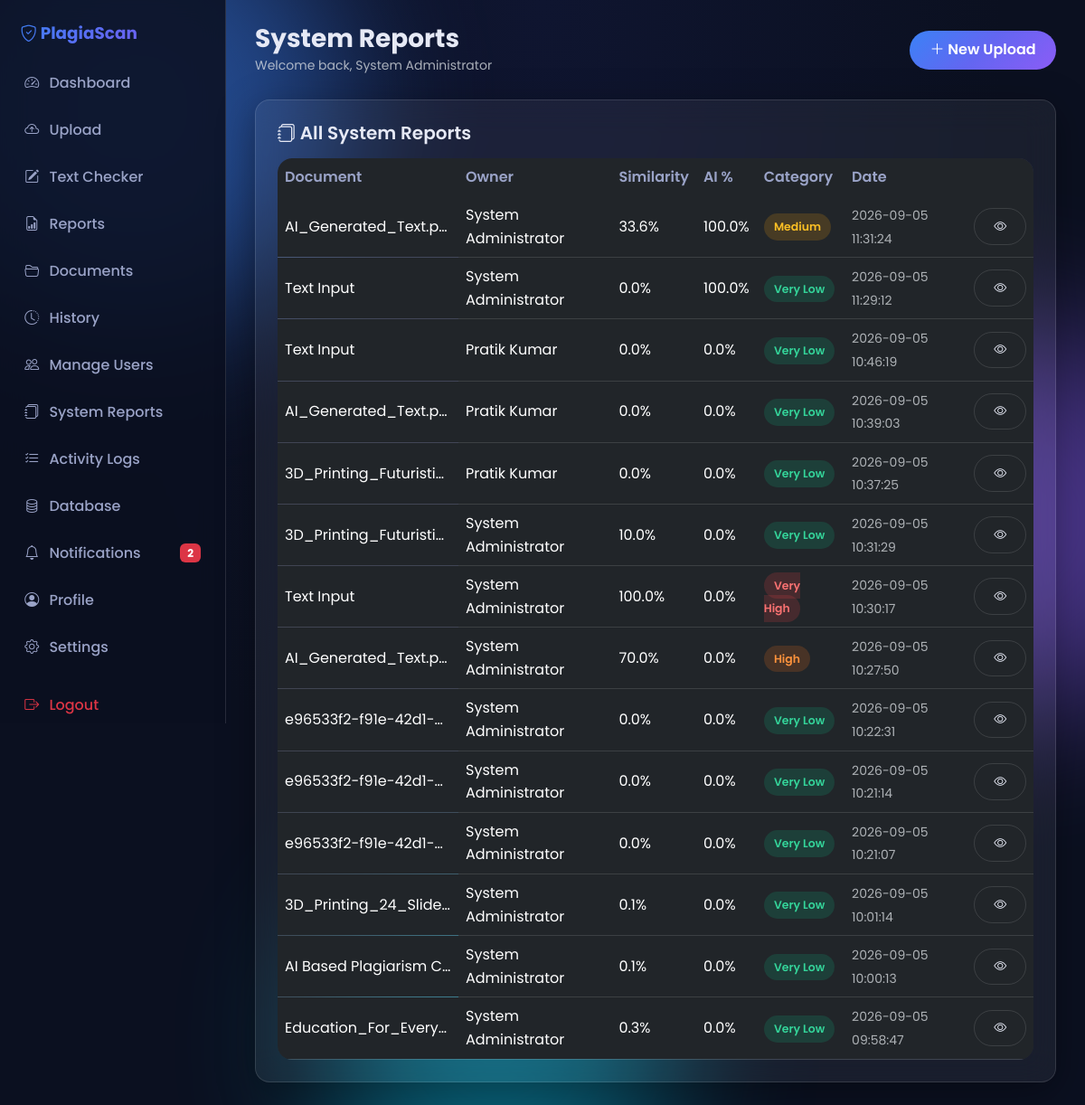
The app's page /authority/reports (signed in) with its own data.
### tables this page shows
CREATE TABLE users (
  id              INTEGER PRIMARY KEY AUTOINCREMENT,
  role_id         INTEGER NOT NULL,
  full_name       TEXT NOT NULL,
  email           TEXT NOT NULL UNIQUE,
  password_hash   TEXT NOT NULL,
  phone           TEXT,
  avatar_url      TEXT,
  department      TEXT,
  is_active       INTEGER NOT NULL DEFAULT 1,
  reset_token     TEXT,
  reset_expires   TEXT,
  created_at      TEXT DEFAULT CURRENT_TIMESTAMP,
  updated_at      TEXT DEFAULT CURRENT_TIMESTAMP,
  FOREIGN KEY (role_id) REFERENCES roles(id) ON DELETE RESTRICT
);

CREATE TABLE reports (
  id                  INTEGER PRIMARY KEY AUTOINCREMENT,
  document_id         INTEGER NOT NULL,
  user_id             INTEGER NOT NULL,
  similarity_percent  REAL NOT NULL DEFAULT 0,
  original_percent    REAL NOT NULL DEFAULT 0,
  ai_probability      REAL NOT NULL DEFAULT 0,
  human_probability   REAL NOT NULL DEFAULT 0,
  confidence_score    REAL NOT NULL DEFAULT 0,
  category            TEXT NOT NULL DEFAULT 'Very Low',
  matched_paragraphs   TEXT,
  summary             TEXT,
  scan_status         TEXT NOT NULL DEFAULT 'completed',
  copyleaks_scan_id   TEXT,
  error_message       TEXT,
  created_at          TEXT DEFAULT CURRENT_TIMESTAMP,
  FOREIGN KEY (document_id) REFERENCES documents(id) ON DELETE CASCADE,
  FOREIGN KEY (user_id) REFERENCES users(id) ON DELETE CASCADE
);

CREATE TABLE documents (
  id              INTEGER PRIMARY KEY AUTOINCREMENT,
  user_id         INTEGER NOT NULL,
  original_name   TEXT NOT NULL,
  stored_name     TEXT NOT NULL,
  file_path       TEXT NOT NULL,
  file_type       TEXT NOT NULL,
  file_size       INTEGER NOT NULL DEFAULT 0,
  title           TEXT,
  extracted_text  TEXT,
  text_hash       TEXT,
  status          TEXT NOT NULL DEFAULT 'uploaded',
  created_at      TEXT DEFAULT CURRENT_TIMESTAMP,
  FOREIGN KEY (user_id) REFERENCES users(id) ON DELETE CASCADE
);

### backend/routes/authority.py (the view)
@bp.route("/reports")
@login_required
@role_required("authority")
def reports():
    reports = list_all_reports()
    return render_template("authority/reports.html", reports=reports)

### backend/app.py (called while the page is built)
def _inject_current_user():
    from utils.auth import current_user
    return {"current_user": current_user()}

### backend/db.py (called while the page is built)
def _get_sqlite_conn():
    conn = getattr(_sqlite_local, "conn", None)
    if conn is None:
        conn = sqlite3.connect(SQLITE_PATH)
        conn.row_factory = sqlite3.Row
        conn.execute("PRAGMA foreign_keys = ON;")
        _sqlite_local.conn = conn
    return conn

def get_conn():
    if DB_BACKEND == "mysql":
        if not _HAS_PYMYSQL:
            raise RuntimeError("DB_BACKEND=mysql but PyMySQL is not installed. Run: pip install pymysql")
        return _get_mysql_conn()
    return _get_sqlite_conn()

def _convert_sql(sql):
    if DB_BACKEND == "sqlite":
        return sql.replace("%s", "?")
    return sql

def query(sql, params=None):
    params = params or []
    conn = get_conn()
    try:
        cur = conn.cursor()
        cur.execute(_convert_sql(sql), params)
        rows = cur.fetchall()
        if DB_BACKEND == "sqlite":
            return [dict(r) for r in rows]
        return list(rows)
    finally:
        if DB_BACKEND == "mysql":
            conn.close()

def query_one(sql, params=None):
    params = params or []
    conn = get_conn()
    try:
        cur = conn.cursor()
        cur.execute(_convert_sql(sql), params)
        row = cur.fetchone()
        if row is None:
            return None
        if DB_BACKEND == "sqlite":
            return dict(row)
        return dict(row)
    finally:
        if DB_BACKEND == "mysql":
            conn.close()

### backend/models.py (called while the page is built)
def get_user_by_id(user_id: int):
    return query_one("SELECT * FROM users WHERE id = %s", [user_id])

def list_all_reports():
    return query(
        "SELECT r.*, d.original_name, d.title AS doc_title, u.full_name AS owner_name "
        "FROM reports r JOIN documents d ON r.document_id = d.id "
        "JOIN users u ON r.user_id = u.id ORDER BY r.id DESC"
    )

def unread_notification_count(user_id: int):
    row = query_one("SELECT COUNT(*) AS c FROM notifications WHERE user_id = %s AND is_read = 0", [user_id])
    return row["c"] if row else 0

### backend/routes/pages.py (called while the page is built)
def inject_unread_count():
    if "user_id" in session:
        return {"unread_count": unread_notification_count(session["user_id"])}
    return {"unread_count": 0}

### backend/utils/auth.py (called while the page is built)
def login_required(f):
    @wraps(f)
    def wrapper(*args, **kwargs):
        if "user_id" not in session:
            flash("Please log in to continue.", "warning")
            return redirect(url_for("auth.login"))
        return f(*args, **kwargs)
    return wrapper

### templates/authority/reports.html (shortened to what this page needs)
{% extends "dash_base.html" %}
{% block dash_title %}System Reports{% endblock %}
{% block dash_content %}
<div class="glass p-4">
  <h5 class="fw-semibold mb-3"><i class="bi bi-journals"></i> All System Reports</h5>
  <div class="table-glass">
    <table class="table table-hover">
      <thead><tr><th>Document</th><th>Owner</th><th>Similarity</th><th>AI %</th><th>Category</th><th>Date</th><th></th></tr></thead>
      <tbody>
      {% for r in reports %}
      <tr>
        <td class="text-truncate" style="max-width:200px">{{ r.original_name }}</td>
        <td>{{ r.owner_name }}</td>
        <td>{{ r.similarity_percent }}%</td>
        <td>{{ r.ai_probability }}%</td>
        <td><span class="badge-cat {% if r.similarity_percent <= 10 %}cat-very-low{% elif r.similarity_percent <= 30 %}cat-low{% elif r.similarity_percent <= 50 %}cat-medium{% elif r.similarity_percent <= 75 %}cat-high{% else %}cat-very-high{% endif %}">{{ r.category }}</span></td>
        <td><small class="text-muted">{{ r.created_at }}</small></td>
        <td><a href="{{ url_for('pages.view_report', report_id=r.id) }}" class="btn btn-sm btn-outline-glass"><i class="bi bi-eye"></i></a></td>
      </tr>
      {% endfor %}
      </tbody>
    </table>
  </div>
</div>
{% endblock %}

### templates/dash_base.html (shortened to what this page needs)
{% extends "base.html" %}
{% block body %}
<div class="dash-shell">
  <aside class="dash-sidebar">
    <div class="brand"><i class="bi bi-shield-check"></i> PlagiaScan</div>
    {% set role = current_user.role %}
    {% set dash_url = url_for(role ~ '.dashboard') %}
    <a href="{{ dash_url }}" class="{% if request.endpoint and request.endpoint.endswith('dashboard') %}active{% endif %}">
      <i class="bi bi-speedometer2"></i> Dashboard
    </a>
    <a href="{{ url_for('pages.upload_page') }}"><i class="bi bi-cloud-arrow-up"></i> Upload</a>
    <a href="{{ url_for('pages.text_checker') }}"><i class="bi bi-pencil-square"></i> Text Checker</a>
    <a href="{{ url_for('pages.reports_list') }}"><i class="bi bi-file-earmark-bar-graph"></i> Reports</a>
    <a href="{{ url_for('pages.documents_list') }}"><i class="bi bi-folder2-open"></i> Documents</a>
    <a href="{{ url_for('pages.history') }}"><i class="bi bi-clock-history"></i> History</a>
    {% if role == 'authority' %}
      <a href="{{ url_for('authority.users') }}"><i class="bi bi-people"></i> Manage Users</a>
      <a href="{{ url_for('authority.reports') }}"><i class="bi bi-journals"></i> System Reports</a>
      <a href="{{ url_for('authority.activity_logs') }}"><i class="bi bi-list-check"></i> Activity Logs</a>
      <a href="{{ url_for('authority.database') }}"><i class="bi bi-database"></i> Database</a>
    {% endif %}
    <a href="{{ url_for('pages.notifications') }}">
      <i class="bi bi-bell"></i> Notifications
      {% if unread_count %}<span class="badge bg-danger ms-auto">{{ unread_count }}</span>{% endif %}
    </a>
    <a href="{{ url_for('pages.profile') }}"><i class="bi bi-person-circle"></i> Profile</a>
    <a href="{{ url_for('pages.settings') }}"><i class="bi bi-gear"></i> Settings</a>
    <a href="{{ url_for('auth.logout') }}" class="mt-3 text-danger"><i class="bi bi-box-arrow-right"></i> Logout</a>
  </aside>
  <main class="dash-main">
    <div class="dash-topbar">
      <div>
        <h3 class="fw-bold mb-0">{% block dash_title %}Dashboard{% endblock %}</h3>
        <small class="text-muted">Welcome back, {{ current_user.full_name }}</small>
      </div>
      <div class="d-flex gap-2 align-items-center">
        <a href="{{ url_for('pages.upload_page') }}" class="btn btn-grad"><i class="bi bi-plus-lg"></i> New Upload</a>
      </div>
    </div>
    {% block dash_content %}{% endblock %}
  </main>
</div>
{% endblock %}

### static/css/style.css (style rules this page uses)
* { box-sizing: border-box; }
html { scroll-behavior: smooth; }
body { margin: 0; font-family: 'Poppins', system-ui, -apple-system, sans-serif; background: var(--bg-0); color: var(--text); line-height: 1.6; min-height: 100vh; overflow-x: hidden; }
a { color: var(--primary-2); text-decoration: none; }
.glass { background: var(--glass); backdrop-filter: blur(18px); -webkit-backdrop-filter: blur(18px); border: 1px solid var(--glass-border); border-radius: var(--radius); box-shadow: var(--shadow); }
.btn-grad { background: var(--grad); border: none; color: #fff; font-weight: 600; padding: 0.6rem 1.4rem; border-radius: 50px; transition: transform .2s, box-shadow .2s; }
.btn-outline-glass { background: transparent; border: 1px solid var(--glass-border); color: var(--text); border-radius: 50px; padding: 0.55rem 1.3rem; font-weight: 500; transition: all .2s; }
.dash-shell { display: grid; grid-template-columns: 250px 1fr; min-height: 100vh; }
.dash-sidebar { background: rgba(11,16,32,0.85); backdrop-filter: blur(16px); border-right: 1px solid var(--glass-border); padding: 1.4rem 0.8rem; position: sticky; top: 0; height: 100vh; overflow-y: auto; }
.dash-sidebar .brand { font-weight: 700; font-size: 1.15rem; background: var(--grad); -webkit-background-clip: text; background-clip: text; -webkit-text-fill-color: transparent; padding: 0 0.6rem 1rem; }
.dash-sidebar a { display: flex; align-items: center; gap: 0.7rem; padding: 0.7rem 0.9rem; border-radius: var(--radius-sm); color: var(--text-muted); font-weight: 500; margin-bottom: 0.25rem; transition: all .2s; }
.dash-main { padding: 1.6rem 2rem; }
.dash-topbar { display: flex; justify-content: space-between; align-items: center; margin-bottom: 1.6rem; }
.table-glass { background: var(--glass); border-radius: var(--radius); overflow: hidden; }
.table-glass table { margin: 0; color: var(--text); }
.table-glass thead { background: rgba(99,102,241,0.15); }
.table-glass th { color: var(--text-muted); font-weight: 600; border: none; }
.table-glass td { border-color: var(--glass-border); vertical-align: middle; }
.badge-cat { padding: 0.4rem 0.7rem; border-radius: 50px; font-weight: 600; font-size: 0.78rem; }
.cat-very-low { background: rgba(16,185,129,0.18); color: #34d399; }
.cat-medium { background: rgba(245,158,11,0.18); color: #fbbf24; }
.cat-high { background: rgba(249,115,22,0.18); color: #fb923c; }
.cat-very-high { background: rgba(239,68,68,0.18); color: #f87171; }

### records on screen
users: full_name "System Administrator"
reports: original_name "AI_Generated_Text.p…", owner_name "System Administrator", similarity_percent "33.6", ai_probability "100.0", category "Medium", created_at "2026-09-05 11:31:24"
reports: original_name "Text Input", owner_name "System Administrator", similarity_percent "0.0", ai_probability "100.0", category "Very Low", created_at "2026-09-05 11:29:12"
reports: original_name "Text Input", owner_name "Pratik Kumar", similarity_percent "0.0", ai_probability "0.0", category "Very Low", created_at "2026-09-05 10:46:19"
reports: original_name "AI_Generated_Text.p…", owner_name "Pratik Kumar", similarity_percent "0.0", ai_probability "0.0", category "Very Low", created_at "2026-09-05 10:39:03"
reports: original_name "3D_Printing_Futuristi…", owner_name "Pratik Kumar", similarity_percent "0.0", ai_probability "0.0", category "Very Low", created_at "2026-09-05 10:37:25"
reports: original_name "3D_Printing_Futuristi…", owner_name "System Administrator", similarity_percent "10.0", ai_probability "0.0", category "Very Low", created_at "2026-09-05 10:31:29"
reports: original_name "Text Input", owner_name "System Administrator", similarity_percent "100.0", ai_probability "0.0", category "Very High", created_at "2026-09-05 10:30:17"
reports: original_name "AI_Generated_Text.p…", owner_name "System Administrator", similarity_percent "70.0", ai_probability "0.0", category "High", created_at "2026-09-05 10:27:50"
reports: original_name "e96533f2-f91e-42d1-…", owner_name "System Administrator", similarity_percent "0.0", ai_probability "0.0", category "Very Low", created_at "2026-09-05 10:22:31"
reports: original_name "e96533f2-f91e-42d1-…", owner_name "System Administrator", similarity_percent "0.0", ai_probability "0.0", category "Very Low", created_at "2026-09-05 10:21:14"
reports: original_name "e96533f2-f91e-42d1-…", owner_name "System Administrator", similarity_percent "0.0", ai_probability "0.0", category "Very Low", created_at "2026-09-05 10:21:07"
reports: original_name "3D_Printing_24_Slide…", owner_name "System Administrator", similarity_percent "0.1", ai_probability "0.0", category "Very Low", created_at "2026-09-05 10:01:14"
reports: original_name "AI Based Plagiarism C…", owner_name "System Administrator", similarity_percent "0.1", ai_probability "0.0", category "Very Low", created_at "2026-09-05 10:00:13"
reports: original_name "Education_For_Every…", owner_name "System Administrator", similarity_percent "0.3", ai_probability "0.0", category "Very Low", created_at "2026-09-05 09:58:47"

### other values on screen
{{ unread_count }} "2"
